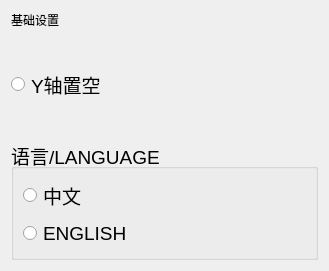
<?xml version="1.0" encoding="UTF-8"?>
<ui version="4.0">
 <class>FormSetting</class>
 <widget class="QWidget" name="FormSetting">
  <property name="geometry">
   <rect>
    <x>0</x>
    <y>0</y>
    <width>329</width>
    <height>271</height>
   </rect>
  </property>
  <property name="windowTitle">
   <string>Form</string>
  </property>
  <layout class="QGridLayout" name="gridLayout">
   <item row="0" column="0">
    <widget class="QLabel" name="label">
     <property name="text">
      <string>基础设置</string>
     </property>
    </widget>
   </item>
   <item row="1" column="0">
    <widget class="QRadioButton" name="radioButton">
     <property name="sizePolicy">
      <sizepolicy hsizetype="Minimum" vsizetype="Expanding">
       <horstretch>0</horstretch>
       <verstretch>0</verstretch>
      </sizepolicy>
     </property>
     <property name="font">
      <font>
       <pointsize>14</pointsize>
      </font>
     </property>
     <property name="text">
      <string>Y轴置空</string>
     </property>
    </widget>
   </item>
   <item row="2" column="0">
    <widget class="QGroupBox" name="groupBox">
     <property name="font">
      <font>
       <pointsize>14</pointsize>
      </font>
     </property>
     <property name="title">
      <string>语言/LANGUAGE</string>
     </property>
     <layout class="QVBoxLayout" name="verticalLayout">
      <item>
       <widget class="QRadioButton" name="radioButton_zh">
        <property name="text">
         <string>中文</string>
        </property>
       </widget>
      </item>
      <item>
       <widget class="QRadioButton" name="radioButton_en">
        <property name="text">
         <string>ENGLISH</string>
        </property>
       </widget>
      </item>
     </layout>
    </widget>
   </item>
  </layout>
 </widget>
 <resources/>
 <connections/>
</ui>
